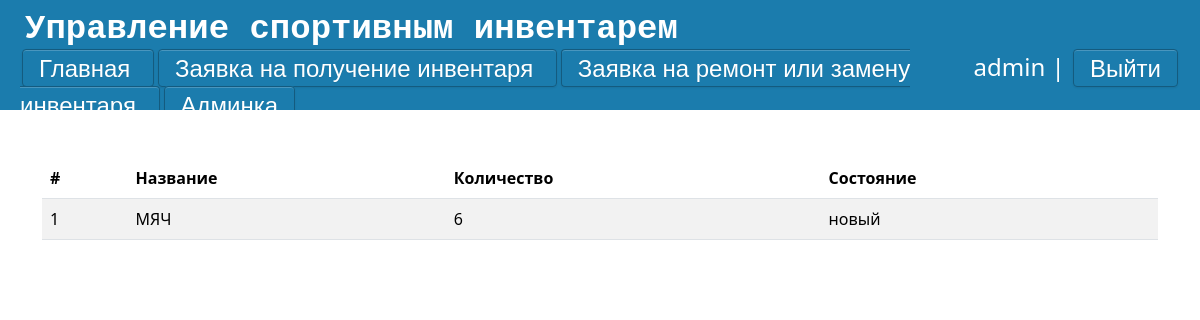
Before: / (signed in) with the older database file.
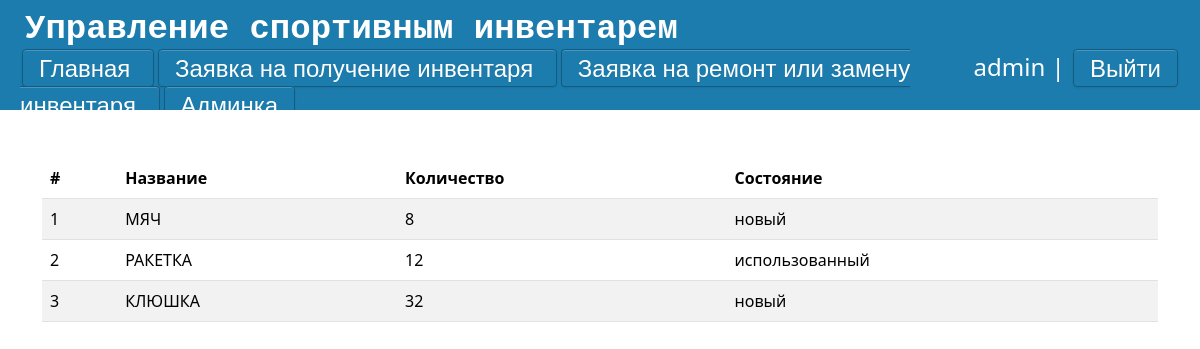
After: the same page with the newer database file.
### main/models.py (models this page shows, shortened)
class Goods(models.Model):
    CONDITION_CHOICES = [
        ('новый', 'новый'),
        ('использованный', 'использованный'),
        ('сломанный', 'сломанный'),
    ]
    goods = models.CharField('Название', max_length=30)
    count = models.IntegerField('Количество', default=1)
    rented_count = models.IntegerField('Взято', default=0)
    condition = models.CharField('Состояние', max_length=20, choices=CONDITION_CHOICES)
    description = models.TextField('Описание', blank=True, null=True)
    created_at = models.DateTimeField('Добавлено', default=timezone.now)
    updated_at = models.DateTimeField('Обновлено', auto_now=True)
    class Meta:
        verbose_name = "Инвентарь"
        verbose_name_plural = "Инвентарь"
    def available_count(self):
        return self.count - self.rented_count

### main/views.py (the view)
# urls.py: path('', views.page, name="main"),
def page(request):
    Items = list(Goods.objects.all())
    for el in Items:
        el.count=Goods.available_count(self=el)
    return render(request, 'main/index.html' , {'Items': Items})

### main/templates/main/index.html (shortened to what this page needs)
{% extends 'main/layout.html' %}
{% block script %}
    <link rel="stylesheet" href="https://cdn.jsdelivr.net/npm/flatpickr/dist/flatpickr.min.css">
{% endblock %}
{% block content %}
    {% if request.user.is_authenticated %}
                <div class="container mt-5">
                    <table  class="table table-striped">
                      <thead>
                        <tr>
                            <th>#</th>
                            <th>Название</th>
                            <th>Количество</th>
                            <th>Состояние</th>
                        </tr>
                      </thead>
                      <tbody>
                      {% for el in Items %}
                        <tr>
                            <td> {{ forloop.counter }}</td>
                            <td> {{el.goods}}</td>
                            <td> {{el.count}}</td>
                            <td> {{el.condition}}</td>
                        </tr>
                        {% endfor %}
                    </table>
                </div>
    {% else %}
        <p class = 'enter_or_reg'>Войдите или зарегистрируйтесь</p>
    {% endif %}
{% endblock %}

### main/templates/main/layout.html (shortened to what this page needs)
{% load static %}
<!DOCTYPE html>
<html lang="ru">
<head>
    <link rel="stylesheet" href="https://cdn.jsdelivr.net/npm/bootstrap@5.3.2/dist/css/bootstrap.min.css">
    <link rel="stylesheet" href="{% static 'main/css/css.css' %}">
    <link rel="stylesheet" href="{% static 'main/css/buttons.css' %}">
    {% block script %}
    {% endblock script%}
</head>
<body>
    <div class = "back">
        <div class = 'top'>
                <div class="logo2"><samp>Управление спортивным инвентарем</samp></div>
                <div class = 'lower'>
                    <div class="left-shortcuts">
                        <a href="{% url 'main' %}" class = 'btn3'> Главная </a>
                        <a href="{% url 'application-get' %}" class = 'btn3'> Заявка на получение инвентаря </a>
                        <a href="{% url 'application-repair' %}" class = 'btn3'> Заявка на ремонт или замену инвентаря </a>
                        {% if request.user.is_superuser %}
                        <a href="{% url 'console' %}" class = 'btn3'> Админка </a>
                        {% endif %}
                    </div>
                    <div class="right-shortcuts">
                        {% if request.user.is_authenticated %}
                            <li class="last"> {{user.username}} | <a href="{% url 'logout' %}" class="btn3">Выйти</a></li>
                        {% else %}
                            <li class="last"><a href="register" class="btn3"> Регистрация</a>  <a href="login" class="btn3"> Войти </a></li>
                        {% endif %}
                    </div>
                </div>
        </div>
        {% block content  %}
        {% endblock %}
    </div>
</body>
</html>

### main/static/main/css/css.css (style rules this page uses)
body { height: 100vh; width: 100vw; }
.top { display: grid; place-items: left; background: #1B7CAD; width: 100%; height: 110px; overflow: auto; }
.lower { display: grid; grid-template-columns: 80% 20%; padding: 10px width: 100%; padding-left: 20px; padding-right: 20px; font-size: 24px; margin-top: -6px; }
.back { height: 100%; width: 100%; overflow: hidden; }
.logo2 { font-size: 34px; margin-left: 25px; font-weight: bold; color: #fff; }
.last { float:right; color: #fff; }
li { list-style-type: none; }

### main/static/main/css/buttons.css (style rules this page uses)
a.btn3 { border-radius: 4px; -webkit-box-shadow: inset 0 1px 0 rgba(255, 255, 255, 0.2), 0 1px 2px rgba(0, 0, 0, 0.08); -moz-box-shadow: inset 0 1px 0 rgba(255, 255, 255, 0.2), 0 1px 2px rgba(0, 0, 0, 0.08); box-shadow: inset 0 1px 0 rgba(255, 255, 255, 0.2), 0 1px 2px rgba(0, 0, 0, 0.08); color: #fff; width: auto; text-align: center; font-family: Arial, Helvetica, sans-serif; padding: 4.5px 16px; margin: 20px 2px; text-decoration: none; text-shadow: 0 1px 1px rgba(0, 0, 0, 0.075); -webkit-transition: background-color 0.1s linear; -moz-transition: background-color 0.1s linear; -o-transition: background-color 0.1s linear; transition: background-color 0.1s linear; background-color: rgb( 27, 124, 173 ); border: 1px solid rgb( 20, 91, 127 ); }

Changed rows visible on the page:
changed Goods "МЯЧ": count "6" → "8"
added Goods: goods "РАКЕТКА", count "12", condition "использованный"
added Goods: goods "КЛЮШКА", count "32", condition "новый"
